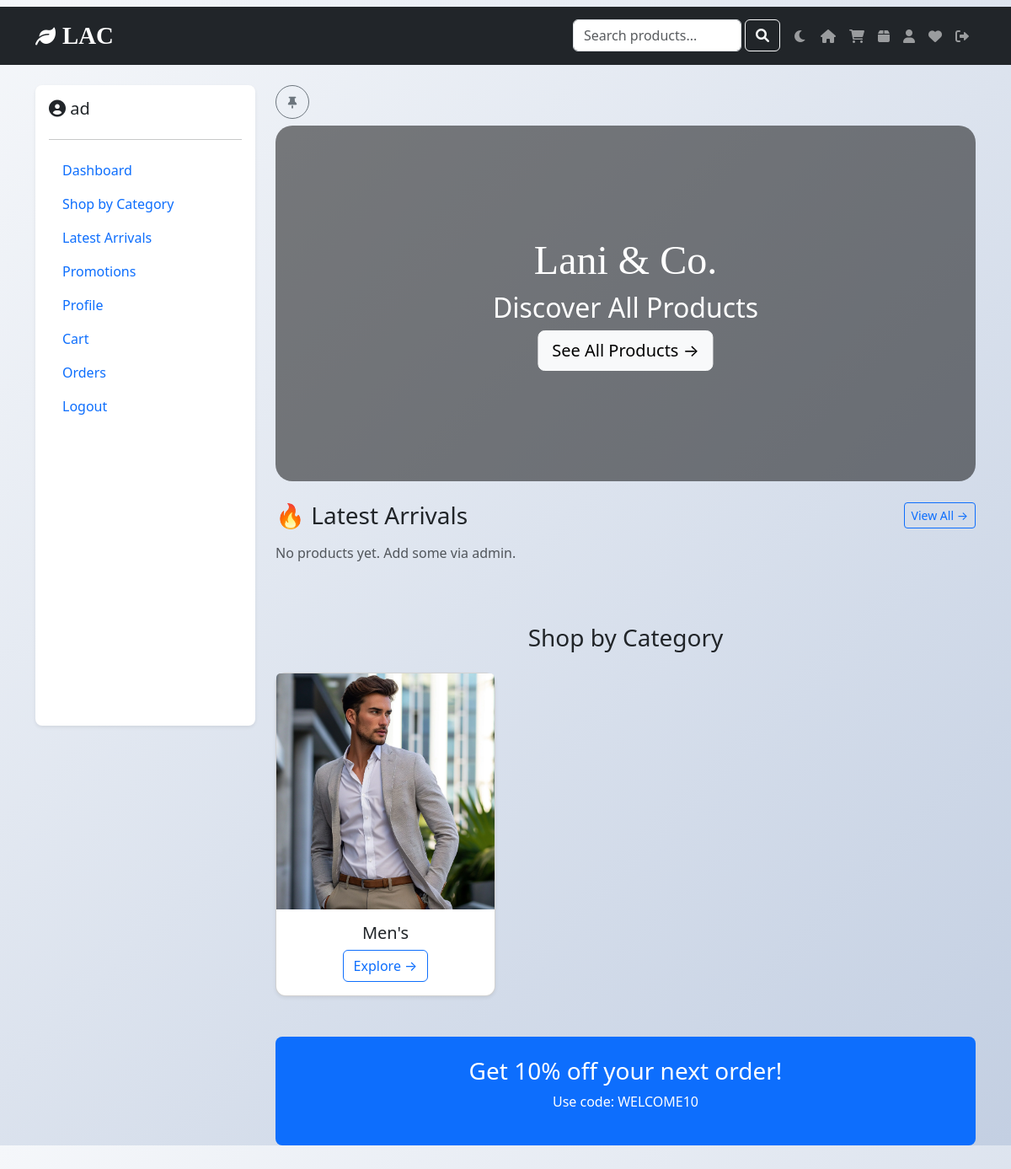
Page / (signed in) on the earlier database version.
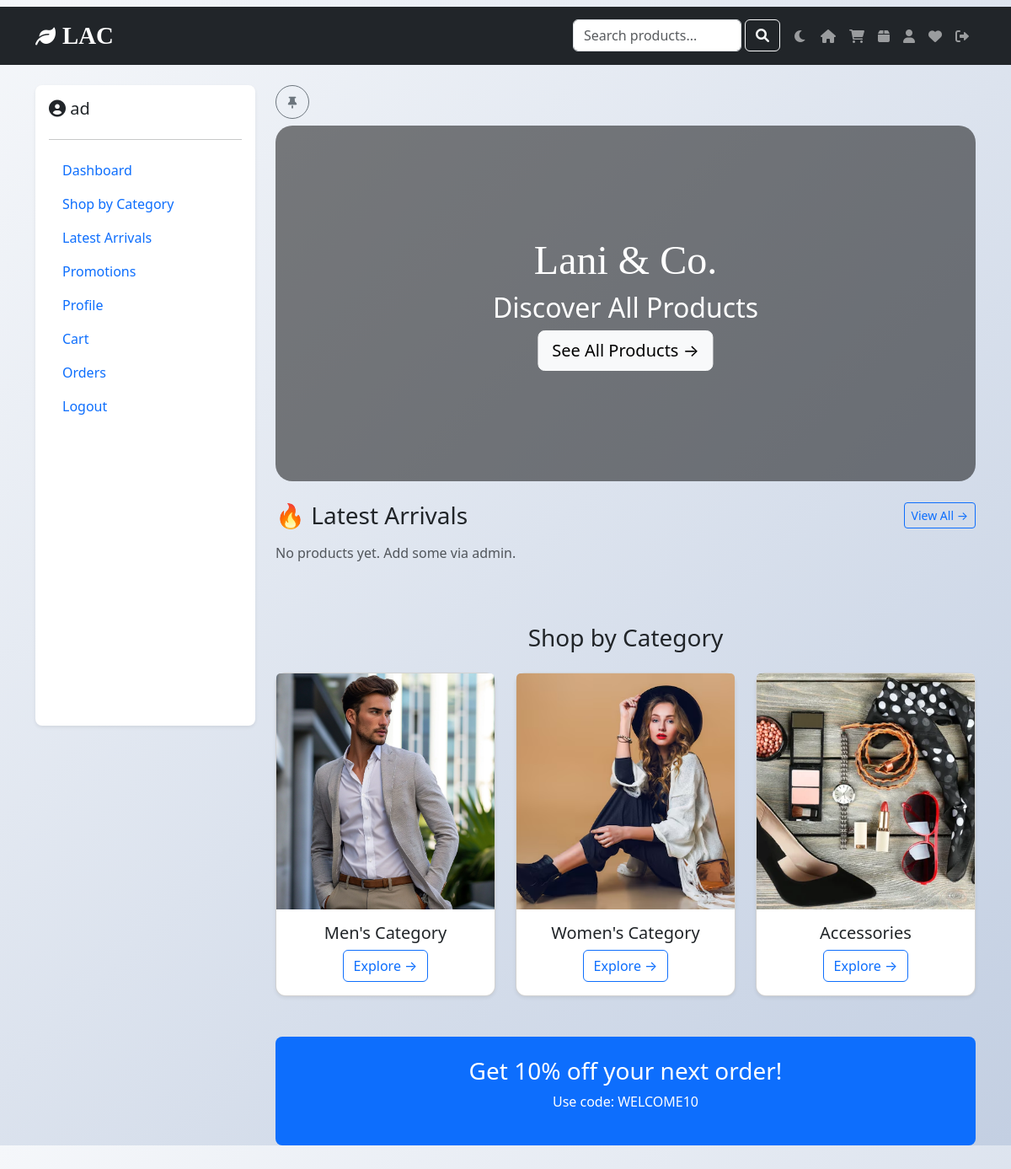
Same page on the later database version.
### shop/models.py (models this page shows, shortened)
class Category(models.Model):
    name = models.CharField(max_length=100)
    slug = models.SlugField(unique=True, blank=False, null=False)
    image = models.ImageField(upload_to='categories/', blank=True, null=True)

### myapp/views.py (the view)
# urls.py: 2. Add a URL to urlpatterns:  path('', views.home, name='home')
@never_cache
def home(request):
    categories = Category.objects.all()
    latest_products = Product.objects.filter(is_latest=True)[:6]
    search_query = request.GET.get('q', '')
    search_results = None
    if search_query:
        search_results = Product.objects.filter(name__icontains=search_query)
    show_banner = request.session.pop('show_welcome_banner', False)
    is_new_user = request.session.pop('new_registration', False)
    favorited_ids = []
    if request.user.is_authenticated:
        favorited_ids = request.user.favorite_set.values_list('product_id', flat=True)
    return render(request, 'home.html', {
        'categories': categories,
        'latest_products': latest_products,
        'search_query': search_query,
        'search_results': search_results,
        'show_banner': show_banner,
        'is_new_user': is_new_user,
        'favorited_ids': favorited_ids,
    })

### shop/templates/home.html (shortened to what the changed rows need)
{% extends 'base.html' %}
{% load static %}
{% load humanize %}
{% block content %}
{% if not user.is_authenticated %}
{% block footer %}{% endblock %}
<div class="hero-video-wrapper" style="position: relative;">
    <video autoplay muted loop playsinline style="width: 100%; height: auto; min-height: 400px; object-fit: cover;">
        <source src="{% static 'videos/hero-video.mp4' %}" type="video/mp4">
    </video>
    <div style="position: absolute; top:0; left:0; width:100%; height:100%; background: rgba(0,0,0,0.5);"></div>
    <div style="position: absolute; top:50%; left:50%; transform: translate(-50%,-50%); text-align: center; color: white;">
        <h1 style="font-family: 'Cursive', 'Brush Script MT', cursive; font-size: 3rem;">Lani & Co.</h1>
        <p>Jeans, Shoes, Accessories & T‑Shirts for Men & Women</p>
        <a href="{% url 'register' %}" class="btn btn-light btn-lg">Shop Now →</a>
    </div>
</div>
<div class="bg-primary text-white text-center py-4 mt-4">
    <h3>Get 10% off your first order</h3>
    <p>Sign up today and enjoy exclusive discounts on all items.</p>
    <a href="{% url 'register' %}" class="btn btn-light btn-lg">Register Now</a>
</div>
<div class="container-fluid px-0 my-5">
    <div class="row bg-light p-4 shadow-sm" style="margin-left: 0; margin-right: 0;">
        <div class="col-md-6">
            <h4>About Lani & Co.</h4>
            <p><i class="fas fa-map-marker-alt"></i> 123 Fashion Street, Colombo, Sri Lanka</p>
            <p><i class="fas fa-phone"></i> +94 11 234 5678</p>
            <p><i class="fas fa-envelope"></i> hello@lani.lk</p>
            <p><strong>Certified</strong> <i class="fas fa-certificate text-success"></i> Organic Cotton, Fair Trade</p>
            <p><strong>Est. 2025</strong> – Premium quality fabrics</p>
            <p>✨ Specialising in sustainable, stylish clothing for all.</p>
        </div>
        <div class="col-md-6 text-md-end">
            <p>&copy; 2025 Lani & Co. - Premium Fabrics</p>
            <p>All rights reserved.</p>
        </div>
    </div>
</div>
<script>
    if (window.location.hash) history.replaceState(null, null, window.location.pathname);
    if ('scrollRestoration' in history) history.scrollRestoration = 'manual';
    window.scrollTo(0, 0);
    window.addEventListener('load', () => window.scrollTo(0, 0));
</script>
{% else %}
<div class="row" id="mainRow">
    <div class="col-lg-9" id="mainCol">
        {% if search_query %}
        <div class="mb-5">
            <h3 class="mb-3">Search results for "{{ search_query }}"</h3>
            {% if search_results %}
            <div class="row g-4">
                {% for product in search_results %}
                <div class="col-md-3">
                    <div class="card h-100 shadow-sm">
                        {% if product.image_filename %}
                            <img src="{% static 'images/products/'|add:product.image_filename %}" class="card-img-top" style="height: 180px; object-fit: cover;">
                        {% elif product.image %}
                            <img src="{{ product.image.url }}" class="card-img-top" style="height: 180px; object-fit: cover;">
                        {% else %}
                            <img src="https://via.placeholder.com/260x180" class="card-img-top">
                        {% endif %}
                        <div class="card-body">
                            <h6>{{ product.name|truncatechars:30 }}</h6>
                            <p class="text-primary fw-bold">Rs. {{ product.price }}</p>
                            <a href="{% url 'product_detail' product.id %}" class="btn btn-sm btn-outline-primary">View Details</a>
                        </div>
                    </div>
                </div>
                {% endfor %}
            </div>
            {% else %}
            <p class="text-muted">No products found matching your search.</p>
            {% endif %}
        </div>
        {% else %}
        <div class="hero-video-wrapper mb-4" style="position: relative; border-radius: 20px; overflow: hidden;">
            <div class="hero-content" style="position:absolute; top:50%; left:50%; transform: translate(-50%,-50%); text-align:center; color:white;">
                <h1 style="font-family: 'Cursive', 'Brush Script MT', cursive; font-size: 3rem;">Lani & Co.</h1>
                <h2>Discover All Products</h2>
            </div>
        </div>
        <div id="categories" class="mb-5">
            <div class="row g-4">
                {% for category in categories %}
                <div class="col-md-6 col-lg-4">
                    <div class="card h-100 shadow-sm">
                        <img src="{% static 'images/categories/'|add:category.slug|add:'.jpg' %}" class="card-img-top" alt="{{ category.name }}" style="height: 280px; object-fit: cover;" onerror="this.src='https://via.placeholder.com/400x280?text={{ category.name }}'">
                        <div class="card-body text-center">
                            <h5>{{ category.name }}</h5>
                            <a href="{% url 'category_products' category.slug %}" class="btn btn-outline-primary">Explore →</a>
                        </div>
                    </div>
                </div>
                {% endfor %}
            </div>
        </div>
        {% endif %}
    </div>
</div>
{% endif %}
{% endblock %}

Differences in the rows shown:
changed Category: name "Men's" → "Men's Category"
added Category: slug (picture), name "Women's Category"
added Category: slug (picture), name "Accessories"
